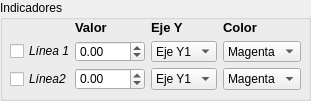
  <widget class="QGroupBox" name="groupBox_5">
   <property name="geometry">
    <rect>
     <x>10</x>
     <y>300</y>
     <width>311</width>
     <height>101</height>
    </rect>
   </property>
   <property name="title">
    <string>Indicadores</string>
   </property>
   <widget class="QWidget" name="gridLayoutWidget_5">
    <property name="geometry">
     <rect>
      <x>10</x>
      <y>20</y>
      <width>291</width>
      <height>70</height>
     </rect>
    </property>
    <layout class="QGridLayout" name="gridLayout_3">
     <item row="1" column="0">
      <widget class="QCheckBox" name="line1Enable">
       <property name="minimumSize">
        <size>
         <width>40</width>
         <height>0</height>
        </size>
       </property>
       <property name="maximumSize">
        <size>
         <width>80</width>
         <height>16777215</height>
        </size>
       </property>
       <property name="font">
        <font>
         <italic>true</italic>
         <strikeout>false</strikeout>
        </font>
       </property>
       <property name="text">
        <string>Línea 1</string>
       </property>
       <property name="checked">
        <bool>false</bool>
       </property>
      </widget>
     </item>
     <item row="2" column="2">
      <widget class="QComboBox" name="line2Yaxis_3">
       <item>
        <property name="text">
         <string>Eje Y1</string>
        </property>
       </item>
       <item>
        <property name="text">
         <string>Eje Y2</string>
        </property>
       </item>
      </widget>
     </item>
     <item row="1" column="3">
      <widget class="QComboBox" name="line1Color">
       <property name="currentIndex">
        <number>5</number>
       </property>
       <item>
        <property name="text">
         <string>Rojo</string>
        </property>
       </item>
       <item>
        <property name="text">
         <string>Verde</string>
        </property>
       </item>
       <item>
        <property name="text">
         <string>Amarillo</string>
        </property>
       </item>
       <item>
        <property name="text">
         <string>Cyan</string>
        </property>
       </item>
       <item>
        <property name="text">
         <string>Azul</string>
        </property>
       </item>
       <item>
        <property name="text">
         <string>Magenta</string>
        </property>
       </item>
      </widget>
     </item>
     <item row="2" column="1">
      <widget class="QDoubleSpinBox" name="line2Value">
       <property name="minimumSize">
        <size>
         <width>70</width>
         <height>0</height>
        </size>
       </property>
       <property name="maximumSize">
        <size>
         <width>80</width>
         <height>16777215</height>
        </size>
       </property>
       <property name="minimum">
        <double>-1000.000000000000000</double>
       </property>
       <property name="maximum">
        <double>1000.000000000000000</double>
       </property>
       <property name="singleStep">
        <double>0.500000000000000</double>
       </property>
       <property name="value">
        <double>0.000000000000000</double>
       </property>
      </widget>
     </item>
     <item row="1" column="2">
      <widget class="QComboBox" name="line1Yaxis">
       <item>
        <property name="text">
         <string>Eje Y1</string>
        </property>
       </item>
       <item>
        <property name="text">
         <string>Eje Y2</string>
        </property>
       </item>
      </widget>
     </item>
     <item row="1" column="1">
      <widget class="QDoubleSpinBox" name="line1Value">
       <property name="minimumSize">
        <size>
         <width>70</width>
         <height>0</height>
        </size>
       </property>
       <property name="maximumSize">
        <size>
         <width>80</width>
         <height>16777215</height>
        </size>
       </property>
       <property name="minimum">
        <double>-1000.000000000000000</double>
       </property>
       <property name="maximum">
        <double>1000.000000000000000</double>
       </property>
       <property name="singleStep">
        <double>0.500000000000000</double>
       </property>
       <property name="value">
        <double>0.000000000000000</double>
       </property>
      </widget>
     </item>
     <item row="2" column="0">
      <widget class="QCheckBox" name="line2Enable">
       <property name="minimumSize">
        <size>
         <width>40</width>
         <height>0</height>
        </size>
       </property>
       <property name="maximumSize">
        <size>
         <width>80</width>
         <height>16777215</height>
        </size>
       </property>
       <property name="font">
        <font>
         <italic>true</italic>
         <strikeout>false</strikeout>
        </font>
       </property>
       <property name="text">
        <string>Línea2</string>
       </property>
       <property name="checked">
        <bool>false</bool>
       </property>
      </widget>
     </item>
     <item row="2" column="3">
      <widget class="QComboBox" name="line2Color">
       <property name="currentIndex">
        <number>5</number>
       </property>
       <item>
        <property name="text">
         <string>Rojo</string>
        </property>
       </item>
       <item>
        <property name="text">
         <string>Verde</string>
        </property>
       </item>
       <item>
        <property name="text">
         <string>Amarillo</string>
        </property>
       </item>
       <item>
        <property name="text">
         <string>Cyan</string>
        </property>
       </item>
       <item>
        <property name="text">
         <string>Azul</string>
        </property>
       </item>
       <item>
        <property name="text">
         <string>Magenta</string>
        </property>
       </item>
      </widget>
     </item>
     <item row="0" column="1">
      <widget class="QLabel" name="label_5">
       <property name="font">
        <font>
         <pointsize>10</pointsize>
         <weight>75</weight>
         <bold>true</bold>
        </font>
       </property>
       <property name="text">
        <string>Valor</string>
       </property>
      </widget>
     </item>
     <item row="0" column="2">
      <widget class="QLabel" name="label_21">
       <property name="font">
        <font>
         <pointsize>10</pointsize>
         <weight>75</weight>
         <bold>true</bold>
        </font>
       </property>
       <property name="text">
        <string>Eje Y</string>
       </property>
      </widget>
     </item>
     <item row="0" column="3">
      <widget class="QLabel" name="label_22">
       <property name="font">
        <font>
         <pointsize>10</pointsize>
         <weight>75</weight>
         <bold>true</bold>
        </font>
       </property>
       <property name="text">
        <string>Color</string>
       </property>
      </widget>
     </item>
    </layout>
   </widget>
  </widget>
